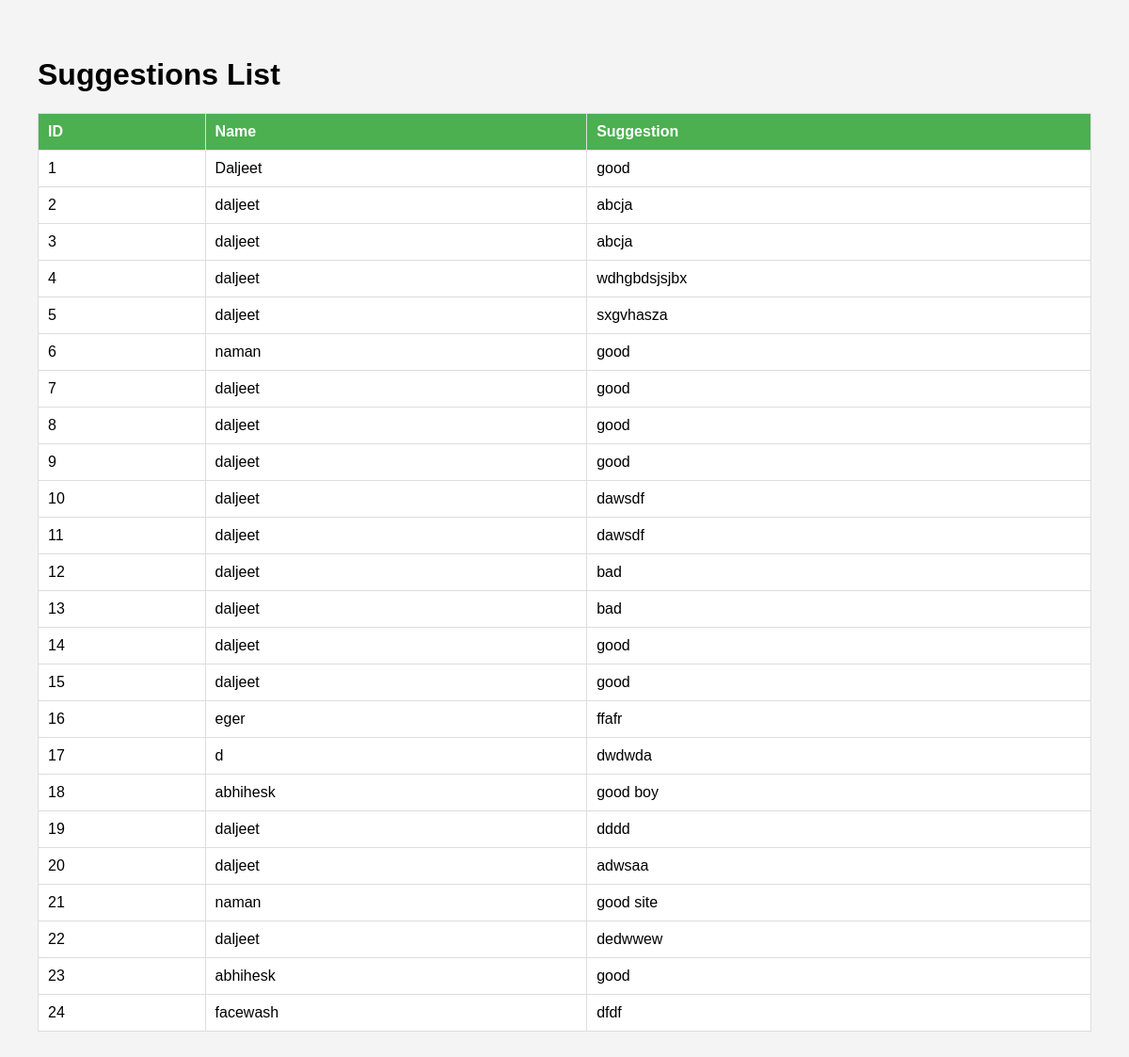
The app's page /results/ with its own data.
### app1/models.py (models this page shows, shortened)
class Suggestion(models.Model):
    name = models.CharField(max_length=100)  # User's name
    email = models.EmailField()  # User's email
    message = models.TextField()  # Suggestion message
    created_at = models.DateTimeField(auto_now_add=True)  # Timestamp

### app1/views.py (the view)
# urls.py: path('results/', Sug_View, name='results'),
def Sug_View(request):
    sug=Suggestion.objects.all()
    return render(request,"results.html",{'suggestion':sug})

### Templates/results.html (shortened to what this page needs)
<!DOCTYPE html>
<html lang="en">
<head>
</head>
<body>
    <h1>Suggestions List</h1>
    <table>
        <tr>
            <th>ID</th>
            <th>Name</th>
            <th>Suggestion</th>
        </tr>
        {% for i in suggestion %}
        <tr>
            <td>{{ i.id }}</td>
            <td>{{ i.name }}</td>
            <td>{{ i.message}}</td>
        </tr>
        {% empty %}
        <tr>
            <td colspan="3" style="text-align: center;">No suggestions found.</td>
        </tr>
        {% endfor %}
    </table>
</body>
</html>

### Templates/results.html (style rules this page uses)
body { font-family: Arial, sans-serif; margin: 20px; padding: 20px; background-color: #f4f4f4; }
table { width: 100%; border-collapse: collapse; background: white; }
th, td { border: 1px solid #ddd; padding: 10px; text-align: left; }
th { background-color: #4CAF50; color: white; }

### records on screen
Suggestion: id "1", name "Daljeet", message "good"
Suggestion: id "2", name "daljeet", message "abcja"
Suggestion: id "3", name "daljeet", message "abcja"
Suggestion: id "4", name "daljeet", message "wdhgbdsjsjbx"
Suggestion: id "5", name "daljeet", message "sxgvhasza"
Suggestion: id "6", name "naman", message "good"
Suggestion: id "7", name "daljeet", message "good"
Suggestion: id "8", name "daljeet", message "good"
Suggestion: id "9", name "daljeet", message "good"
Suggestion: id "10", name "daljeet", message "dawsdf"
Suggestion: id "11", name "daljeet", message "dawsdf"
Suggestion: id "12", name "daljeet", message "bad"
Suggestion: id "13", name "daljeet", message "bad"
Suggestion: id "14", name "daljeet", message "good"
Suggestion: id "15", name "daljeet", message "good"
Suggestion: id "16", name "eger", message "ffafr"
Suggestion: id "17", name "d", message "dwdwda"
Suggestion: id "18", name "abhihesk", message "good boy"
Suggestion: id "19", name "daljeet", message "dddd"
Suggestion: id "20", name "daljeet", message "adwsaa"
Suggestion: id "21", name "naman", message "good site"
Suggestion: id "22", name "daljeet", message "dedwwew"
Suggestion: id "23", name "abhihesk", message "good"
Suggestion: id "24", name "facewash", message "dfdf"
